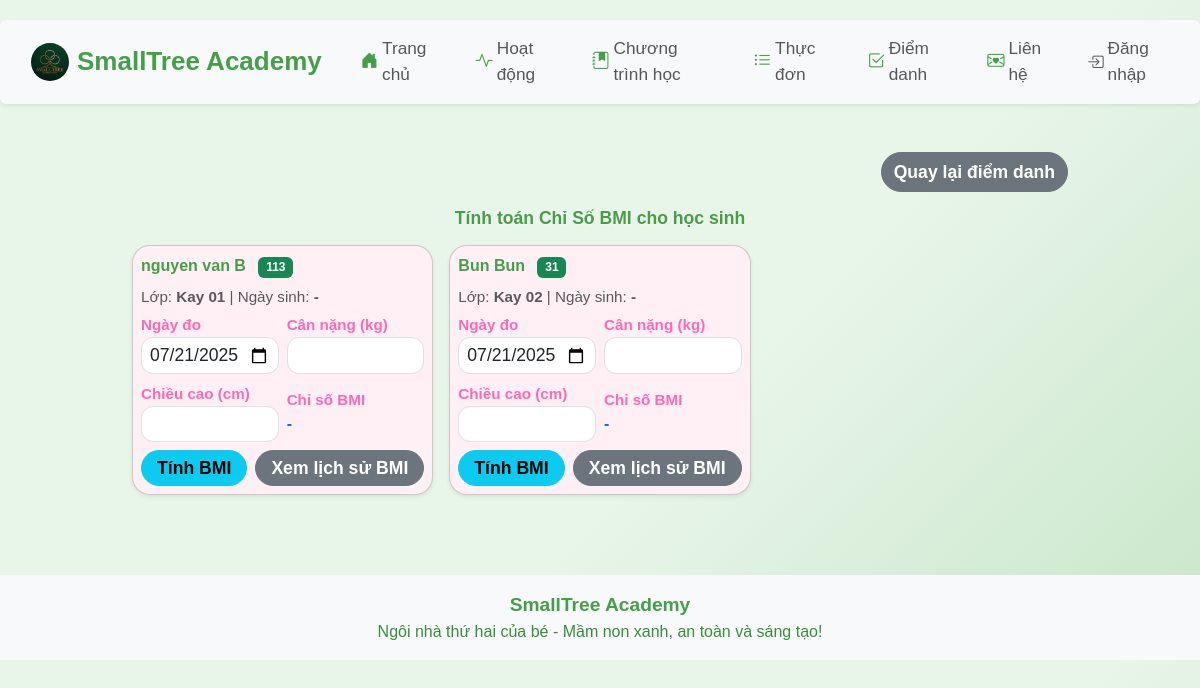
/bmi-index, run on the app's committed database.
### app/models.py (models this page shows)
class Child(db.Model):
    id = db.Column(db.Integer, primary_key=True)
    name = db.Column(db.String(100), nullable=False)
    age = db.Column(db.Integer, nullable=False)
    parent_contact = db.Column(db.String(100), nullable=False)
    class_name = db.Column(db.String(100))
    birth_date = db.Column(db.String(20))
    status = db.Column(db.String(20), default='Chưa điểm danh')
    email = db.Column(db.String(100))
    phone = db.Column(db.String(20))
    password = db.Column(db.String(100))
    student_code = db.Column(db.String(20), unique=True, nullable=True)

### app/routes.py (the view, shortened to what this page needs)
@main.route('/bmi-index', methods=['GET', 'POST'])
def bmi_index():
    students = Child.query.all()
    bmi = None
    bmi_id = None
    bmi_history = {}
    for student in students:
        records = BmiRecord.query.filter_by(student_id=student.id).order_by(BmiRecord.date.desc(), BmiRecord.id.desc()).all()
        filtered = {}
        for record in records:
            date_str = record.date.strftime('%Y-%m-%d')
            if date_str not in filtered:
                filtered[date_str] = record
        bmi_history[student.id] = list(filtered.values())
    current_date_iso = date.today().isoformat()
    return render_template(
        'bmi_index.html',
        title='Chỉ Số BMI',
        students=students,
        bmi=bmi,
        bmi_id=bmi_id,
        bmi_history=bmi_history,
        current_date_iso=current_date_iso,
        mobile=False
    )

### app/__init__.py (called while the page is built)
def create_app():
    app = Flask(__name__)
    app.config['SECRET_KEY'] = 'your-secret-key'
    app.config['SQLALCHEMY_DATABASE_URI'] = 'sqlite:///site.db'
    app.config['SQLALCHEMY_TRACK_MODIFICATIONS'] = False
    db.init_app(app)
    migrate = Migrate(app, db)
    csrf = CSRFProtect(app)
    @app.context_processor
    def inject_csrf_token():
        from flask_wtf.csrf import generate_csrf
        return dict(csrf_token=generate_csrf)
    from app.routes import main
    app.register_blueprint(main)
    return app

### app/templates/bmi_index.html (shortened to what this page needs)
{% extends 'base.html' %}
{% block content %}
<div class="container-fluid mt-4 mb-4 px-0">
    <div class="d-flex justify-content-end mb-3">
        <a href="/attendance" class="btn btn-secondary fw-bold">Quay lại điểm danh</a>
    </div>
    <h2 class="fw-bold text-center mb-3" style="color:#43a047; font-size:1.1em;">Tính toán Chỉ Số BMI cho học sinh</h2>
    <div class="row g-3">
        {% for student in students %}
        <div class="col-12 col-md-6 col-lg-4">
            <div class="card shadow-sm mb-2">
                <div class="card-body p-2">
                    <div class="mb-2">
                        <span class="fw-bold" style="color:#43a047;">{{ student.name }}</span>
                        <span class="badge bg-success ms-2">{{ student.student_code }}</span>
                    </div>
                    <div class="mb-1 text-muted" style="font-size:0.95em;">
                        Lớp: <span class="fw-bold">{{ student.class_name if student.class_name else '-' }}</span> | Ngày sinh: <span class="fw-bold">{{ student.birth_date if student.birth_date else '-' }}</span>
                    </div>
                    <form method="POST" class="row g-2 align-items-center">
                        <div class="col-6">
                            <label class="form-label mb-0" style="font-size:0.95em;">Ngày đo</label>
                            <input type="date" name="date" class="form-control form-control-sm" value="{{ current_date_iso }}" required>
                        </div>
                        <div class="col-6">
                            <label class="form-label mb-0" style="font-size:0.95em;">Cân nặng (kg)</label>
                            <input type="number" step="0.1" min="1" name="weight" class="form-control form-control-sm" required>
                        </div>
                        <div class="col-6">
                            <label class="form-label mb-0" style="font-size:0.95em;">Chiều cao (cm)</label>
                            <input type="number" step="0.1" min="30" name="height" class="form-control form-control-sm" required>
                        </div>
                        <div class="col-6">
                            <label class="form-label mb-0" style="font-size:0.95em;">Chỉ số BMI</label>
                            <div class="fw-bold text-primary">{% if bmi and bmi_id == student.id %}{{ bmi }}{% else %}-{% endif %}</div>
                        </div>
                        <div class="col-12 d-flex gap-2 mt-2">
                            <button type="submit" class="btn btn-info btn-sm flex-fill">Tính BMI</button>
                            <button type="button" class="btn btn-secondary btn-sm flex-fill" onclick="toggleBmiHistory({{ student.id }})">Xem lịch sử BMI</button>
                        </div>
                    </form>
                </div>
            </div>
        </div>
        {% else %}
        <div class="col-12"><div class="alert alert-warning text-center">Chưa có học sinh nào.</div></div>
        {% endfor %}
    </div>
</div>
{% endblock %}

### app/static/css/style.css (style rules this page uses)
body { font-family: 'Comic Sans MS', 'Arial', sans-serif; background: linear-gradient(135deg, #e8f5e9 60%, #c8e6c9 100%); }
h1, h2, h3 { color: #ff69b4; font-family: 'Comic Sans MS', 'Arial', sans-serif; text-shadow: 1px 1px 2px #fff0f5; }
.btn-primary, .btn-info, .btn-success, .btn-secondary { border-radius: 20px; font-weight: bold; font-size: 1.1em; }
.form-control, .form-label { border-radius: 12px; font-size: 1.1em; }
.form-label { color: #ff69b4; font-weight: bold; }
.card { border-radius: 18px; box-shadow: 0 2px 8px rgba(255, 182, 193, 0.2); background: #fff0f5; }

### data on the page
Child: name "nguyen van B", student_code "113", class_name "Kay 01", birth_date "-", date "07/21/2025"
Child: name "Bun Bun", student_code "31", class_name "Kay 02", birth_date "-", date "07/21/2025"
